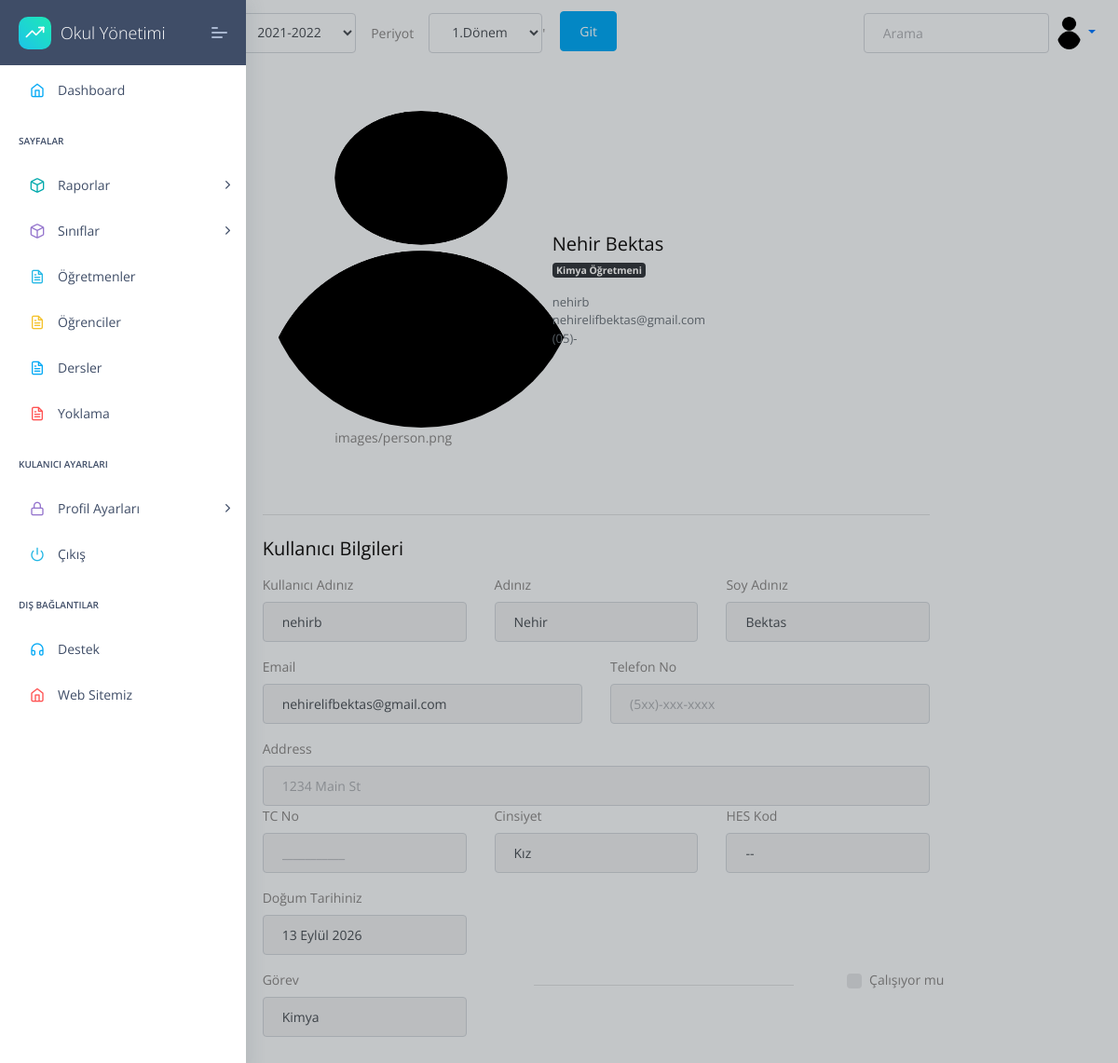
/view/9 (signed in), run on an earlier commit of the app's database.
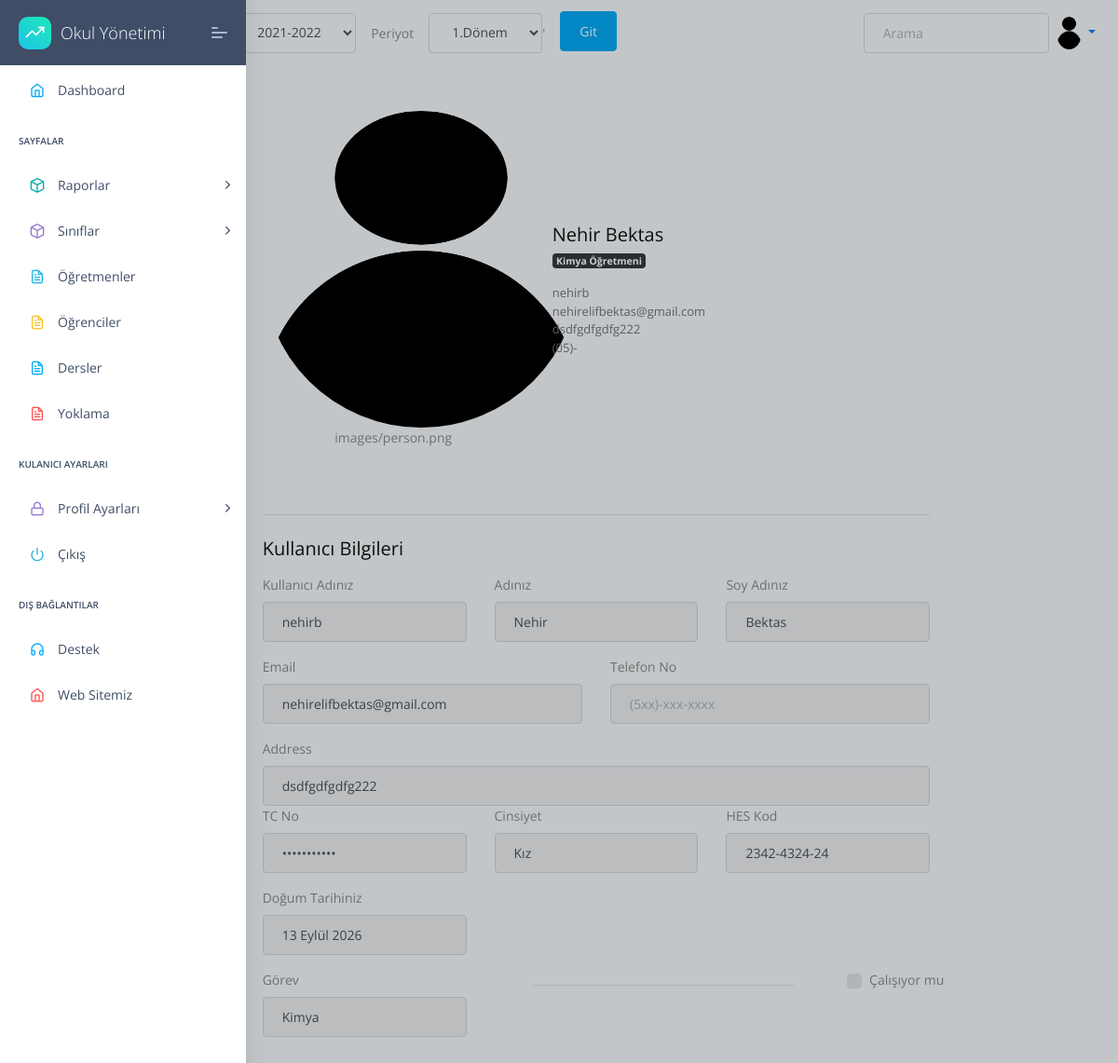
And on a later commit of the database.
### apps/home/models.py (models this page shows, shortened)
class Profil(models.Model):
    user=models.OneToOneField(User,on_delete=models.CASCADE,related_name="user")
    TC=models.CharField(max_length=11,unique=True,validators=[validateEven],blank=True,null=True)# regex eklenecek, validasyon yapilacak
    image=models.ImageField(upload_to=upload_location,blank=True,null=True,default='images/person.png')
    job=models.ForeignKey(JobsTable,on_delete=models.CASCADE,unique=False,blank=True,null=True)
    phone=models.CharField(validators=[validatePhone], max_length=17, blank=True,default="05",null=True,unique=False) # regex eklenecek, validasyon yapilacak
    adress=models.TextField(max_length=100,unique=False,blank=True,null=True)
    isWorking=models.BooleanField(default=True,unique=False,blank=True,null=True)
    HESCode=models.CharField(max_length=12,unique=True,validators=[validateHesCode],blank=True,null=True)
    birthdate=models.DateField(("Doğum Tarihiniz"), auto_now=False, auto_now_add=False,unique=False,blank=True,null=True)
    sexualChoice=(('Kız','Kız'),
              ('Erkek','Erkek'),
              ('Diger','Diğer'),
    )
    gender=CharField(max_length=10 ,choices=sexualChoice,unique=False,blank=True,null=True)

class JobsTable(models.Model):
    name=models.CharField(max_length=50,default="",)

### apps/home/views.py (the view)
# urls.py: path('view/<int:pk>', views.profilView, name='users-view'),
@login_required(login_url="/login/")
def profilView(request,pk=None):
    detail = Profil.objects.get(id=pk)
    context={
        'detail':detail,
        'media_url':settings.MEDIA_URL,
        'sessions':sessions,"periods":periods,'all_class_levels':all_class_levels
        }
    return render(request, "home/profilView.html", context)

### apps/home/models.py (called while the page is built)
    def __str__(self):
      return self.session

    def __str__(self):
      return self.period

### apps/templates/home/profilView.html (shortened to what this page needs)
{% extends "layouts/base.html" %}
{% block content %}
<div class="container">
  <div class="row justify-content-center">
    <div class="col-12 col-lg-10 col-xl-8 mx-auto">
      <div class="my-4">
        <form method="POST">
          <div class="row mt-5 align-items-center">
            <div class="col-md-5 text-center mb-5">
              <div class="avatar avatar-xl">
                <img src="{{detail.image.url}}" alt="..." class="avatar-img rounded-circle" width="340" height="340" />
                {{detail.image}}
              </div>
            </div>
            <div class="col">
              <div class="row align-items-center">
                <div class="col-md-7">
                  <h4 class="mb-1">{{detail.user.first_name}} {{detail.user.last_name}}</h4>
                  <p class="medium mb-3"><span class="badge badge-dark">{{detail.job.name}}</span></p>
                </div>
              </div>
              <div class="row mb-4">
                <div class="col">
                  <p class="small mb-0 text-muted">{{detail.user.username}}</p>
                  <p class="small mb-0 text-muted">{{detail.user.email}}</p>
                  <p class="small mb-0 text-muted">{{detail.adress}}</p>
                  <p class="small mb-0 text-muted">{{detail.phone}}</p>
                </div>
              </div>
            </div>
          </div>
          <hr class="my-4" />
          <div class="row">
            <div class="col-md-12 order-md-1">
              <h4 class="mb-3">Kullanıcı Bilgileri </h4>
              <form class="needs-validation" novalidate="" action="POST">
                <div class="row">
                  <div class="col-md-4 mb-3">
                    <label for="username">Kullanıcı Adınız</label>
                    <div class="input-group">
                      <input readonly type="text" class="form-control" id="username" placeholder="Username" required=""
                        value={{detail.user.username}}>
                    </div>
                  </div>
                  <div class="col-md-4 mb-3">
                    <label for="firstName">Adınız</label>
                    <input readonly type="text" class="form-control" id="firstName" placeholder=""
                      value="{{detail.user.first_name |capfirst}}" required="">
                  </div>
                  <div class="col-md-4 mb-3">
                    <label for="lastName">Soy Adınız</label>
                    <input readonly type="text" class="form-control" id="lastName" placeholder=""
                      value="{{detail.user.last_name|capfirst}}" required="">
                  </div>
                </div>
                <div class="row">
                  <div class="col-md-6 mb-3">
                    <label for="email">Email </label>
                    <input readonly type="email" class="form-control" id="email" placeholder="you@example.com"
                      value={{detail.user.email}}>
                  </div>
                  <div class="col-md-6 mb-3">
                    <label for="phone">Telefon No </label>
                    <input readonly type="phone" class="form-control" id="phone" placeholder="(5xx)-xxx-xxxx"
                      value={{detail.user.phone}}>
                  </div>
                </div>
                <div class="row">
                  <div class="col-md-12">
                    <label for="address">Address</label>
                    <input readonly type="text" class="form-control" id="address" placeholder="1234 Main St" required=""
                      value={{detail.adress}}>
                  </div>
                </div>
                <div class="row">
                  <div class="col-md-4 mb-3">
                    <label for="TCnumber">TC No</label>
                    <input readonly type="password" class="form-control" id="TCnumber" placeholder="___________"
                      value="{{detail.TC}}" required="">
                  </div>
                  <div class="col-md-4 mb-3">
                    <label for="gender">Cinsiyet</label>
                    <input readonly type="text" class="form-control" id="gender" placeholder=""
                      value="{{detail.gender}}" required="">
                  </div>
                  <div class="col-md-4 mb-3">
                    <label for="hescode">HES Kod</label>
                    <input readonly type="text" class="form-control" id="hescode" placeholder="____-____-_"
                      value="{{detail.HESCode}}" required="">
                  </div>
                  <div class="col-md-4 mb-3">
                    <label readonly for="birthday">Doğum Tarihiniz</label>
                    <div class="input-group">
                      <input readonly type="text" class="form-control" id="Test_DatetimeLocal"
                        placeholder="Doğum Tarihiniz" required="" value="{{detail.birthdate}}">
                    </div>
                  </div>
                </div>
                <div class="row">
                  <div class="col-md-4  mb-3">
                    <label for="job">Görev</label>
                    <input readonly type="text" class="form-control" id="job" placeholder="" value={{detail.job.name}}>
                  </div>
                  <hr class="col-md-4 mb-4">
                  <div class="custom-control custom-checkbox">
                    <label class="custom-control-label" for="isWorking">Çalışıyor mu </label>
                  </div>
                </div>
              </form>
            </div>
          </div>
        </form>
      </div>
    </div>
  </div>
</div>
{% endblock content %}

### apps/templates/layouts/base.html (shortened to what this page needs)
<!DOCTYPE html>
<html lang="tr">
<head>
    <link rel="stylesheet" href="/static/assets/fonts/fontawesome/css/fontawesome-all.min.css">
    <link rel="stylesheet" href="/static/assets/plugins/animation/css/animate.min.css">
    <link rel="stylesheet" href="/static/assets/css/style.css">
    <link href="https://gitcdn.github.io/bootstrap-toggle/2.2.2/css/bootstrap-toggle.min.css" rel="stylesheet">
</head>
<body>
    {% include 'includes/sidebar.html' %}
    <div class="pcoded-main-container">
        <div class="pcoded-wrapper">
            {% include 'includes/navigation.html' %}
            {% block content %}
            {% endblock content %}
        </div>
    </div>
    {% include 'includes/scripts.html' %}
</body>
</html>

### apps/templates/includes/sidebar.html (shortened to what this page needs)
     <nav class="pcoded-navbar icon-colored menu-light">
        <div class="navbar-wrapper">
            <div class="navbar-brand header-logo">
                <a target="_blank"
                href="#"
                   class="b-brand">
                    <div class="b-bg">
                        <i class="feather icon-trending-up"></i>
                    </div>
                    <span class="b-title">Okul Yönetimi</span>
                </a>
                <a class="mobile-menu" id="mobile-collapse" href="javascript:"><span></span></a>
            </div>
            <div class="navbar-content scroll-div">
                <ul class="nav pcoded-inner-navbar">
                    <li class="nav-item {% if 'index' in segment %} active {% endif %}">
                        <a href="/" class="nav-link "><span class="pcoded-micon"><i class="feather icon-home"></i></span><span class="pcoded-mtext">Dashboard</span></a>
                    </li>
                    <li class="nav-item pcoded-menu-caption">
                        <label>Sayfalar</label>
                    </li>
                    <li data-username="basic components Button Alert Badges breadcrumb Paggination progress Tooltip popovers Carousel Cards Collapse Tabs pills Modal Grid System Typography Extra Shadows Embeds" class="nav-item pcoded-hasmenu">
                        <a href="javascript:" class="nav-link "><span class="pcoded-micon"><i class="feather icon-box"></i></span><span class="pcoded-mtext">Raporlar</span></a>
                        </li>
                        <li data-username="basic components Button Alert Badges breadcrumb Paggination progress Tooltip popovers Carousel Cards Collapse Tabs pills Modal Grid System Typography Extra Shadows Embeds" class="nav-item pcoded-hasmenu">
                        <a href="javascript:" class="nav-link"><span class="pcoded-micon"><i class="feather icon-box"></i></span><span class="pcoded-mtext">Sınıflar</span></a>
                    </li>
                    <li data-username="form elements advance componant validation masking wizard picker select"
                        class="nav-item {% if 'usr-ogretmenler' in segment %} active {% endif %}">
                        <a href="/usr-ogretmenler.html" class="nav-link "><span class="pcoded-micon"><i class="feather icon-file-text"></i></span><span class="pcoded-mtext">Öğretmenler</span></a>
                    </li>
                    <li data-username="form elements advance componant validation masking wizard picker select"
                        class="nav-item {% if 'usr-ogrenciler' in segment %} active {% endif %}">
                        <a href="/student/list" class="nav-link "><span class="pcoded-micon"><i class="feather icon-file-text"></i></span><span class="pcoded-mtext">Öğrenciler</span></a>
                    </li>
                    <li data-username="form elements advance componant validation masking wizard picker select"
                        class="nav-item {% if 'page-dersler' in segment %} active {% endif %}">
                        <a href="/lessons/lessons/list/" class="nav-link "><span class="pcoded-micon"><i class="feather icon-file-text"></i></span><span class="pcoded-mtext">Dersler</span></a>
                    </li>
                    <li data-username="form elements advance componant validation masking wizard picker select"
                        class="nav-item {% if 'page-dersler' in segment %} active {% endif %}">
                        <a href="/attendance/list" class="nav-link "><span class="pcoded-micon"><i class="feather icon-file-text"></i></span><span class="pcoded-mtext">Yoklama</span></a>
                    </li>
                    <li class="nav-item pcoded-menu-caption">
                        <label>Kulanıcı Ayarları</label>
                    </li>
                    <li data-username="Authentication Sign up Sign in reset password Change password Personal information profile settings map form subscribe" class="nav-item pcoded-hasmenu">
                        <a href="javascript:" class="nav-link "><span class="pcoded-micon"><i class="feather icon-lock"></i></span><span class="pcoded-mtext">Profil Ayarları</span></a>
                    </li>
                    <li data-username="Disabled Menu" class="nav-item">
                        <a href="{% url 'logout' %}" class="nav-link">
                            <span class="pcoded-micon"><i class="feather icon-power"></i></span><span class="pcoded-mtext">Çıkış</span>
                        </a>
                    </li>
                    <li class="nav-item pcoded-menu-caption">
                        <label>Dış Bağlantılar</label>
                    </li>
                    <li data-username="Support Page" class="nav-item ">
                        <a target="_blank" href="http://www.iaosbnedimuysalatl.k12.tr/iletisim" class="nav-link">
                            <span class="pcoded-micon">
                                <i class="feather icon-headphones"></i>
                            </span>
                            <span class="pcoded-mtext">Destek</span>
                        </a>
                    </li>
                    <li data-username="Support Page" class="nav-item ">
                        <a target="_blank" href="http://www.iaosbnedimuysalatl.k12.tr" class="nav-link">
                            <span class="pcoded-micon">
                                <i class="feather icon-home"></i>
                            </span>
                            <span class="pcoded-mtext">Web Sitemiz</span>
                        </a>
                    </li>
                </ul>
            </div>
        </div>
    </nav>

### apps/templates/includes/navigation.html (shortened to what this page needs)
<nav  class="navbar navbar-expand-lg ">
  <div class="collapse navbar-collapse ">
  <div class="collapse navbar-collapse" id="navbarsExample03">
    <ul class="navbar-nav mr-auto">
      <li class="text-black">
        <a class="nav-link" href="#">Anasayfa<span class="sr-only">(current)</span></a>
      </li>
      <form class="form-inline my-2 my-md-0"  method="GET" >
      <li class="text-black align-middle mx-3">
        <label for="session">Dönem</label>
      </li>
      <li class="nav-item select">
        <select id="sessionID" class="form-control" name="sessionID">-->
          {% for session in sessions %}
          <option value="{{ session }}">{{ session }}</option>
          {% endfor %}
        </select>
      </li>
      <li class="text-black mx-3">
        <label for="session">Periyot</label>
      </li>
      <li class="nav-item select">
        <select id="periodID" class="form-control" name="periodID">-->
          {% for period in periods %}
          <option value="{{ period }}">{{ period }}</option>
          {% endfor %}
        </select>
      </li>'
      <button  type="submit" class="btn btn-primary mx-3" >Git</button>
    </form>
    </ul>
    <form class="form-inline my-2 my-md-0">
      <input class="form-control" type="text" placeholder="Arama">
    </form>
    <ul class="nav navbar-nav navbar-right">
      <li class="nav-item dropdown">
      <a class="nav-link dropdown-toggle" href="" id="dropdown01" data-toggle="dropdown" aria-haspopup="true" aria-expanded="false">
      {% if user.user.image.ogretmenler %}
      <img
        src="/media/{{user.user.image.ogretmenler}}"
        class="rounded-circle z-depth-0"
        alt="avatar image"
        height="35"
      />
      {% else %}
      <img
        src="/media/{{user.user.image}}"
        class="rounded-circle z-depth-0"
        alt="avatar image"
        height="35"
      >
      {% endif %}
      </a>
      </li>
    </ul>
  </div>
</div>
</nav>

### apps/templates/includes/scripts.html (shortened to what this page needs)
<link href="https://appsrv1-147a1.kxcdn.com/dattaable-pro/plugins/gridstack/css/gridstack.min.css" rel="stylesheet">
<link href="https://appsrv1-147a1.kxcdn.com/dattaable-pro/css/pages/gridstack.css" rel="stylesheet">

What changed in the data, as far as the page shows it:
changed Profil "images/person.png": adress (not shown) → "dsdfgdfgdfg222"; HESCode "--" → "2342-4324-24"
